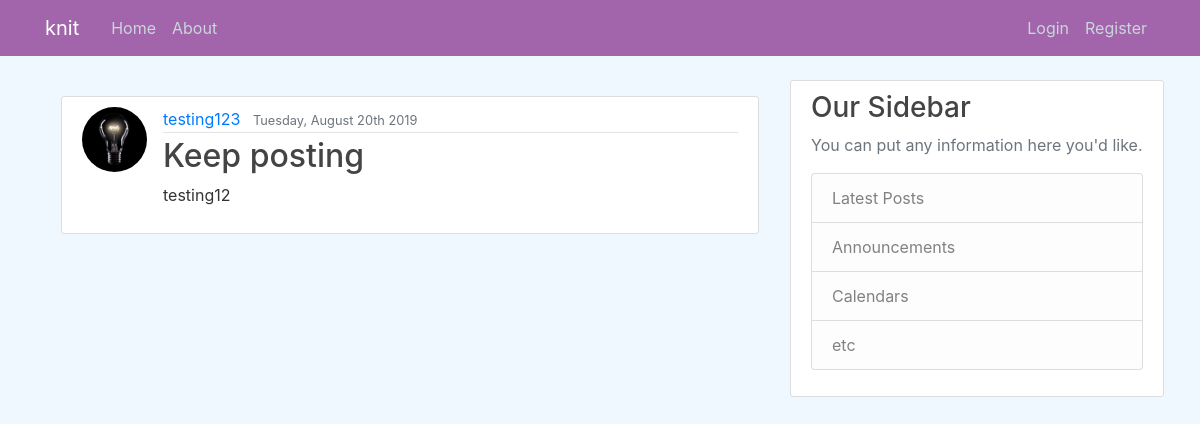
The app's page /post/14/ with its own data.
### blog/models.py (models this page shows, shortened)
class Post(models.Model):    # inherits from django.db.models
    title= models.CharField(max_length=100)
    content=models.TextField()
    date_posted = models.DateTimeField(default=timezone.now) # we only want to pass the function closure to default, not timezone.now() or it would evaluate the function once and keep that value
    author = models.ForeignKey(User, on_delete=models.CASCADE) # on_delete means if User is deleted, then what happens --> well for models.CASCADE means that everything they did is deleted too, but not the other way around

### users/models.py (models this page shows, shortened)
class Profile(models.Model):
    user = models.OneToOneField(User, on_delete=models.CASCADE) #  models.CASCADE: if we delete the profile, we don't delete the user, but if we delete the user, we delete the profile
    bio = models.TextField(default='Enter bio here!')
    hobby = models.CharField(default='Any hobbies?', max_length=100)
    image = models.ImageField(default='default.jpg', upload_to='profile_pics')

### blog/views.py (the view)
# urls.py: path('post/<int:pk>/', PostDetailView.as_view(), name='post-detail'),
class PostDetailView(DetailView):
    model = Post

### blog/templates/blog/post_detail.html (shortened to what this page needs)
{% extends "blog/base.html" %}
{% block content %}
    <article class="media content-section">
      <img class="rounded-circle article-img" src={{ object.author.profile.image.url }}> </img>
      <div class="media-body">
        <div class="article-metadata">
          <a class="mr-2" href="{% url 'user-posts' object.author.username %}">{{ object.author }}</a>
          <small class="text-muted">{{ object.date_posted|date:"l, F dS Y" }}</small>
        </div>
        <h2 class="article-title">{{ object.title }}</h2>
        <p class="article-content">{{ object.content }}</p>
      </div>
    </article>
{% endblock content %}

### blog/static/blog/main.css (style rules this page uses)
body { background: #fafafa; color: #333333; margin-top: 5rem; }
h1, h2, h3, h4, h5, h6 { color: #444444; }
.content-section { background: #ffffff; padding: 10px 20px; border: 1px solid #dddddd; border-radius: 3px; margin-bottom: 20px; }
.article-title { color: #444444; }
.article-content { white-space: pre-line; }
.article-img { height: 65px; width: 65px; margin-right: 16px; }
.article-metadata { padding-bottom: 1px; margin-bottom: 4px; border-bottom: 1px solid #e3e3e3 }

### records on screen
Post: author.profile.image (placeholder picture), author "testing123", date_posted "Tuesday, August 20th 2019", title "Keep posting", content "testing12"
